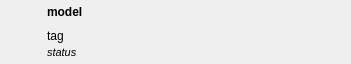
<?xml version="1.0" encoding="UTF-8"?>
<ui version="4.0">
 <class>BoardWidget</class>
 <widget class="QWidget" name="BoardWidget">
  <property name="geometry">
   <rect>
    <x>0</x>
    <y>0</y>
    <width>351</width>
    <height>64</height>
   </rect>
  </property>
  <property name="sizePolicy">
   <sizepolicy hsizetype="Expanding" vsizetype="Fixed">
    <horstretch>0</horstretch>
    <verstretch>0</verstretch>
   </sizepolicy>
  </property>
  <property name="minimumSize">
   <size>
    <width>0</width>
    <height>64</height>
   </size>
  </property>
  <property name="maximumSize">
   <size>
    <width>16777215</width>
    <height>64</height>
   </size>
  </property>
  <property name="windowTitle">
   <string>Form</string>
  </property>
  <layout class="QHBoxLayout" name="horizontalLayout" stretch="0,1">
   <property name="leftMargin">
    <number>5</number>
   </property>
   <property name="topMargin">
    <number>5</number>
   </property>
   <property name="rightMargin">
    <number>5</number>
   </property>
   <property name="bottomMargin">
    <number>5</number>
   </property>
   <item>
    <widget class="QLabel" name="boardIcon">
     <property name="sizePolicy">
      <sizepolicy hsizetype="Fixed" vsizetype="Fixed">
       <horstretch>0</horstretch>
       <verstretch>0</verstretch>
      </sizepolicy>
     </property>
     <property name="minimumSize">
      <size>
       <width>36</width>
       <height>36</height>
      </size>
     </property>
     <property name="maximumSize">
      <size>
       <width>36</width>
       <height>36</height>
      </size>
     </property>
     <property name="text">
      <string/>
     </property>
     <property name="pixmap">
      <pixmap resource="../../resources/resources.qrc">:/board_attached</pixmap>
     </property>
     <property name="scaledContents">
      <bool>true</bool>
     </property>
    </widget>
   </item>
   <item>
    <layout class="QVBoxLayout" name="verticalLayout" stretch="1,0">
     <property name="spacing">
      <number>3</number>
     </property>
     <property name="sizeConstraint">
      <enum>QLayout::SetFixedSize</enum>
     </property>
     <item>
      <widget class="QLabel" name="modelLabel">
       <property name="font">
        <font>
         <weight>75</weight>
         <bold>true</bold>
        </font>
       </property>
       <property name="text">
        <string>model</string>
       </property>
       <property name="alignment">
        <set>Qt::AlignLeading|Qt::AlignLeft|Qt::AlignTop</set>
       </property>
      </widget>
     </item>
     <item>
      <widget class="QStackedWidget" name="stackedWidget">
       <property name="sizePolicy">
        <sizepolicy hsizetype="Ignored" vsizetype="Preferred">
         <horstretch>0</horstretch>
         <verstretch>0</verstretch>
        </sizepolicy>
       </property>
       <property name="currentIndex">
        <number>0</number>
       </property>
       <widget class="QWidget" name="page">
        <layout class="QVBoxLayout" name="verticalLayout_2">
         <property name="spacing">
          <number>3</number>
         </property>
         <property name="leftMargin">
          <number>0</number>
         </property>
         <property name="topMargin">
          <number>0</number>
         </property>
         <property name="rightMargin">
          <number>0</number>
         </property>
         <property name="bottomMargin">
          <number>0</number>
         </property>
         <item>
          <widget class="QLabel" name="tagLabel">
           <property name="text">
            <string>tag</string>
           </property>
          </widget>
         </item>
         <item>
          <widget class="QLabel" name="statusLabel">
           <property name="font">
            <font>
             <pointsize>8</pointsize>
             <italic>true</italic>
            </font>
           </property>
           <property name="text">
            <string>status</string>
           </property>
          </widget>
         </item>
        </layout>
       </widget>
       <widget class="QWidget" name="page_2">
        <layout class="QVBoxLayout" name="verticalLayout_4">
         <property name="leftMargin">
          <number>3</number>
         </property>
         <property name="topMargin">
          <number>3</number>
         </property>
         <property name="rightMargin">
          <number>3</number>
         </property>
         <property name="bottomMargin">
          <number>3</number>
         </property>
         <item>
          <widget class="QProgressBar" name="taskProgress">
           <property name="value">
            <number>24</number>
           </property>
           <property name="textVisible">
            <bool>true</bool>
           </property>
          </widget>
         </item>
        </layout>
       </widget>
      </widget>
     </item>
    </layout>
   </item>
  </layout>
 </widget>
 <resources>
  <include location="../../resources/resources.qrc"/>
 </resources>
 <connections/>
</ui>
